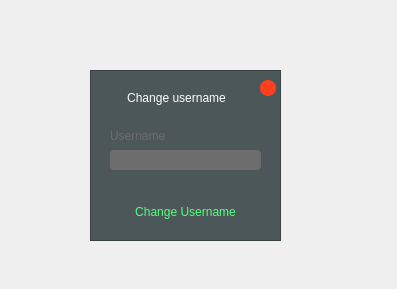
<?xml version="1.0" encoding="UTF-8"?>
<ui version="4.0">
 <class>Form</class>
 <widget class="QWidget" name="Form">
  <property name="geometry">
   <rect>
    <x>0</x>
    <y>0</y>
    <width>397</width>
    <height>289</height>
   </rect>
  </property>
  <property name="windowTitle">
   <string>Form</string>
  </property>
  <widget class="QFrame" name="frame">
   <property name="geometry">
    <rect>
     <x>90</x>
     <y>70</y>
     <width>191</width>
     <height>171</height>
    </rect>
   </property>
   <property name="styleSheet">
    <string notr="true">background-color: rgb(75, 87, 88);
</string>
   </property>
   <property name="frameShape">
    <enum>QFrame::StyledPanel</enum>
   </property>
   <property name="frameShadow">
    <enum>QFrame::Raised</enum>
   </property>
   <widget class="QPushButton" name="pushButton">
    <property name="geometry">
     <rect>
      <x>170</x>
      <y>10</y>
      <width>16</width>
      <height>16</height>
     </rect>
    </property>
    <property name="styleSheet">
     <string notr="true">QPushButton{

	border-style: none;
	
	
	background-color: rgb(255, 63, 29);

	border-radius:8px;
}



QPushButton:pressed{
	
	
	background-color: rgb(184, 54, 42);
	border-radius:8px;
}</string>
    </property>
    <property name="text">
     <string/>
    </property>
   </widget>
   <widget class="QLabel" name="label">
    <property name="geometry">
     <rect>
      <x>26</x>
      <y>12</y>
      <width>121</width>
      <height>31</height>
     </rect>
    </property>
    <property name="styleSheet">
     <string notr="true">font: 11pt &quot;Nirmala UI Semilight&quot;;
color: rgb(255, 255, 255);</string>
    </property>
    <property name="text">
     <string>Change username</string>
    </property>
    <property name="alignment">
     <set>Qt::AlignCenter</set>
    </property>
   </widget>
   <widget class="QLabel" name="label_2">
    <property name="geometry">
     <rect>
      <x>20</x>
      <y>50</y>
      <width>121</width>
      <height>31</height>
     </rect>
    </property>
    <property name="styleSheet">
     <string notr="true">font: 10pt &quot;Nirmala UI Semilight&quot;;
	color: rgb(109, 109, 109);
</string>
    </property>
    <property name="text">
     <string>Username</string>
    </property>
    <property name="alignment">
     <set>Qt::AlignLeading|Qt::AlignLeft|Qt::AlignVCenter</set>
    </property>
   </widget>
   <widget class="QLineEdit" name="lineEdit">
    <property name="geometry">
     <rect>
      <x>20</x>
      <y>80</y>
      <width>151</width>
      <height>20</height>
     </rect>
    </property>
    <property name="styleSheet">
     <string notr="true">QLineEdit{

	background:transparent;
	border:none;
	
	background-color:  rgb(109, 109, 109);
	border-radius:4px;

}</string>
    </property>
    <property name="frame">
     <bool>false</bool>
    </property>
   </widget>
   <widget class="QPushButton" name="pushButton_2">
    <property name="geometry">
     <rect>
      <x>40</x>
      <y>130</y>
      <width>111</width>
      <height>23</height>
     </rect>
    </property>
    <property name="styleSheet">
     <string notr="true">QPushButton{

	border-style: none;
	font: 10pt &quot;Nirmala UI Semilight&quot;;
	
	color: rgb(85, 255, 127);

}

QPushButton:hover{
	
	background-color:rgb(85, 255, 127);

	
	color: rgb(255, 255, 255);
}
</string>
    </property>
    <property name="text">
     <string>Change Username</string>
    </property>
   </widget>
  </widget>
 </widget>
 <resources/>
 <connections/>
</ui>
